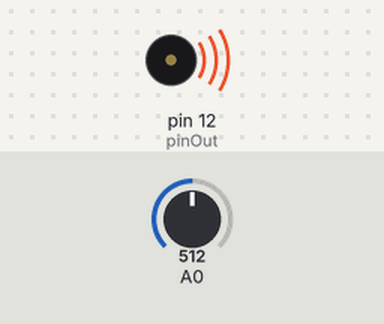
Simulated run of this sketch. Board: Arduino Uno, built with avr-gcc and run on an emulated ATmega328P. Shown: buzzer (waves = sounding). The inputs (shaded band) are chosen by the test bench; at power-on: A0 = 512. What the sketch prints to the serial monitor is not drawn.

Above: at 0.1 s.
Timing chart, 0 to 1.6 s (numbered marks = the images above):
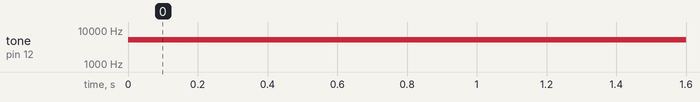

The sketch:

Plateforme_audio.ino
```cpp
int frequency = 0;
int value = 0;
int pinOut = 12;
void setup()
{
  Serial.begin(9600);
  pinMode(pinOut, OUTPUT);
}
void loop()
{
  value = analogRead(0);
  frequency = map(value, 50, 1023, 10000, 1);
  Serial.print("Frequence:");
  Serial.println(frequency);
  Serial.print("Valeur:");
  Serial.println(value);
  tone(pinOut, frequency);
}
```

Measured:
- by itself, tone on pin 12 (pinOut): silent → 5253 Hz at 0.00 s
